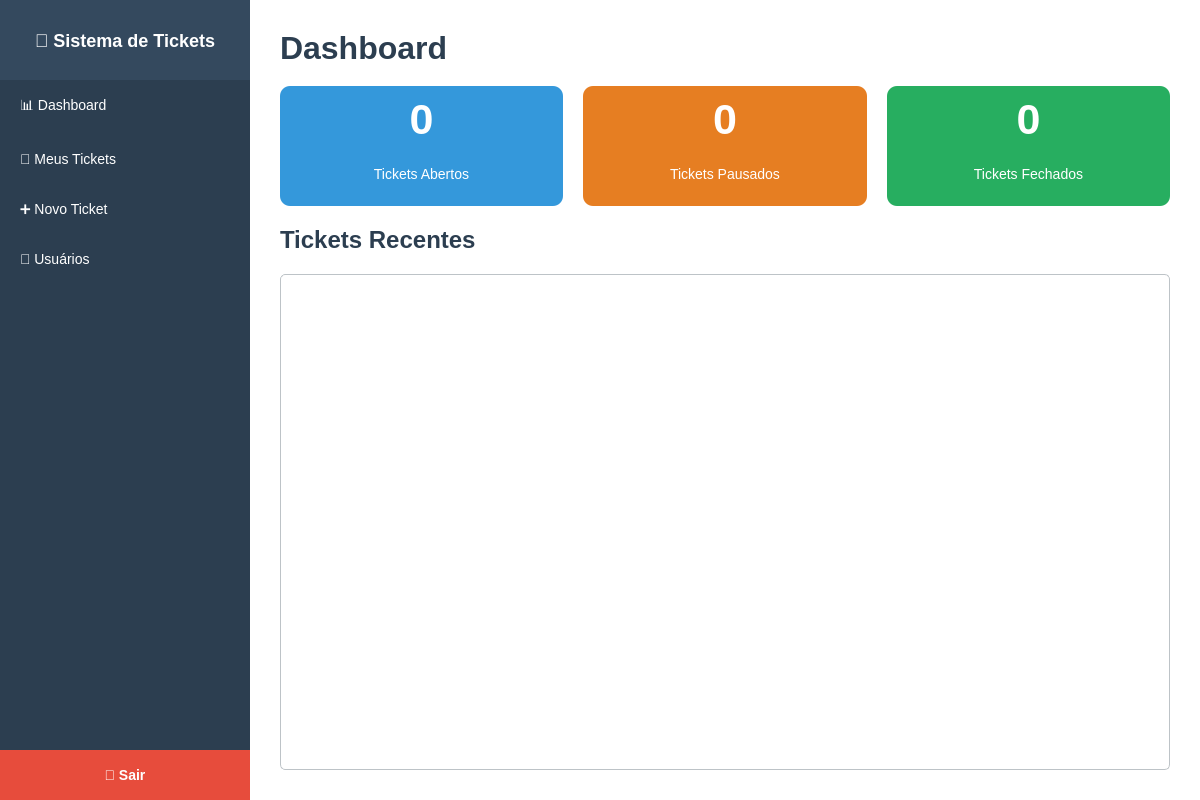
<?xml version="1.0" encoding="UTF-8"?>
<ui version="4.0">
 <class>MainTicketsWindow</class>
 <widget class="QMainWindow" name="MainTicketsWindow">
  <property name="geometry">
   <rect>
    <x>0</x>
    <y>0</y>
    <width>1200</width>
    <height>800</height>
   </rect>
  </property>
  <property name="windowTitle">
   <string>Sistema de Gestão de Tickets</string>
  </property>
  <property name="styleSheet">
   <string notr="true">background-color: #f8f9fa;</string>
  </property>
  <widget class="QWidget" name="centralwidget">
   <layout class="QHBoxLayout" name="horizontalLayout">
    <property name="spacing">
     <number>0</number>
    </property>
    <property name="leftMargin">
     <number>0</number>
    </property>
    <property name="topMargin">
     <number>0</number>
    </property>
    <property name="rightMargin">
     <number>0</number>
    </property>
    <property name="bottomMargin">
     <number>0</number>
    </property>
    <item>
     <widget class="QWidget" name="sidebar_widget">
      <property name="minimumSize">
       <size>
        <width>250</width>
        <height>0</height>
       </size>
      </property>
      <property name="maximumSize">
       <size>
        <width>250</width>
        <height>16777215</height>
       </size>
      </property>
      <property name="styleSheet">
       <string notr="true">background-color: #2c3e50;</string>
      </property>
      <layout class="QVBoxLayout" name="verticalLayout">
       <property name="spacing">
        <number>0</number>
       </property>
       <property name="leftMargin">
        <number>0</number>
       </property>
       <property name="topMargin">
        <number>0</number>
       </property>
       <property name="rightMargin">
        <number>0</number>
       </property>
       <property name="bottomMargin">
        <number>0</number>
       </property>
       <item>
        <widget class="QLabel" name="logo_label">
         <property name="minimumSize">
          <size>
           <width>0</width>
           <height>80</height>
          </size>
         </property>
         <property name="styleSheet">
          <string notr="true">background-color: #34495e; color: white; font-size: 18px; font-weight: bold;</string>
         </property>
         <property name="text">
          <string>🎫 Sistema de Tickets</string>
         </property>
         <property name="alignment">
          <set>Qt::AlignCenter</set>
         </property>
        </widget>
       </item>
       <item>
        <widget class="QPushButton" name="dashboard_btn">
         <property name="minimumSize">
          <size>
           <width>0</width>
           <height>50</height>
          </size>
         </property>
         <property name="styleSheet">
          <string notr="true">QPushButton {
    background-color: transparent;
    color: white;
    border: none;
    text-align: left;
    padding: 15px 20px;
    font-size: 14px;
}
QPushButton:hover {
    background-color: #34495e;
}
QPushButton:checked {
    background-color: #3498db;
}</string>
         </property>
         <property name="text">
          <string>📊 Dashboard</string>
         </property>
         <property name="checkable">
          <bool>true</bool>
         </property>
        </widget>
       </item>
       <item>
        <widget class="QPushButton" name="tickets_btn">
         <property name="minimumSize">
          <size>
           <width>0</width>
           <height>50</height>
          </size>
         </property>
         <property name="styleSheet">
          <string notr="true">QPushButton {
    background-color: transparent;
    color: white;
    border: none;
    text-align: left;
    padding: 15px 20px;
    font-size: 14px;
}
QPushButton:hover {
    background-color: #34495e;
}
QPushButton:checked {
    background-color: #3498db;
}</string>
         </property>
         <property name="text">
          <string>🎫 Meus Tickets</string>
         </property>
         <property name="checkable">
          <bool>true</bool>
         </property>
        </widget>
       </item>
       <item>
        <widget class="QPushButton" name="new_ticket_btn">
         <property name="minimumSize">
          <size>
           <width>0</width>
           <height>50</height>
          </size>
         </property>
         <property name="styleSheet">
          <string notr="true">QPushButton {
    background-color: transparent;
    color: white;
    border: none;
    text-align: left;
    padding: 15px 20px;
    font-size: 14px;
}
QPushButton:hover {
    background-color: #34495e;
}
QPushButton:checked {
    background-color: #3498db;
}</string>
         </property>
         <property name="text">
          <string>➕ Novo Ticket</string>
         </property>
         <property name="checkable">
          <bool>true</bool>
         </property>
        </widget>
       </item>
       <item>
        <widget class="QPushButton" name="users_btn">
         <property name="minimumSize">
          <size>
           <width>0</width>
           <height>50</height>
          </size>
         </property>
         <property name="styleSheet">
          <string notr="true">QPushButton {
    background-color: transparent;
    color: white;
    border: none;
    text-align: left;
    padding: 15px 20px;
    font-size: 14px;
}
QPushButton:hover {
    background-color: #34495e;
}
QPushButton:checked {
    background-color: #3498db;
}</string>
         </property>
         <property name="text">
          <string>👥 Usuários</string>
         </property>
         <property name="checkable">
          <bool>true</bool>
         </property>
        </widget>
       </item>
       <item>
        <spacer name="verticalSpacer">
         <property name="orientation">
          <enum>Qt::Vertical</enum>
         </property>
         <property name="sizeHint" stdSet="0">
          <size>
           <width>20</width>
           <height>40</height>
          </size>
         </property>
        </spacer>
       </item>
       <item>
        <widget class="QPushButton" name="logout_btn">
         <property name="minimumSize">
          <size>
           <width>0</width>
           <height>50</height>
          </size>
         </property>
         <property name="styleSheet">
          <string notr="true">QPushButton {
    background-color: #e74c3c;
    color: white;
    border: none;
    text-align: center;
    padding: 15px 20px;
    font-size: 14px;
    font-weight: bold;
}
QPushButton:hover {
    background-color: #c0392b;
}</string>
         </property>
         <property name="text">
          <string>🚪 Sair</string>
         </property>
        </widget>
       </item>
      </layout>
     </widget>
    </item>
    <item>
     <widget class="QStackedWidget" name="stackedWidget">
      <property name="styleSheet">
       <string notr="true">background-color: white;</string>
      </property>
      <widget class="QWidget" name="dashboard_page">
       <layout class="QVBoxLayout" name="verticalLayout_2">
        <property name="spacing">
         <number>20</number>
        </property>
        <property name="leftMargin">
         <number>30</number>
        </property>
        <property name="topMargin">
         <number>30</number>
        </property>
        <property name="rightMargin">
         <number>30</number>
        </property>
        <property name="bottomMargin">
         <number>30</number>
        </property>
        <item>
         <widget class="QLabel" name="dashboard_title">
          <property name="text">
           <string>Dashboard</string>
          </property>
          <property name="font">
           <font>
            <pointsize>24</pointsize>
            <weight>75</weight>
            <bold>true</bold>
           </font>
          </property>
          <property name="styleSheet">
           <string notr="true">color: #2c3e50;</string>
          </property>
         </widget>
        </item>
        <item>
         <layout class="QHBoxLayout" name="horizontalLayout_2">
          <item>
           <widget class="QFrame" name="stats_frame_1">
            <property name="minimumSize">
             <size>
              <width>200</width>
              <height>120</height>
             </size>
            </property>
            <property name="styleSheet">
             <string notr="true">background-color: #3498db; border-radius: 10px; color: white;</string>
            </property>
            <property name="frameShape">
             <enum>QFrame::StyledPanel</enum>
            </property>
            <property name="frameShadow">
             <enum>QFrame::Raised</enum>
            </property>
            <layout class="QVBoxLayout" name="verticalLayout_3">
             <item>
              <widget class="QLabel" name="tickets_abertos_label">
               <property name="text">
                <string>0</string>
               </property>
               <property name="font">
                <font>
                 <pointsize>32</pointsize>
                 <weight>75</weight>
                 <bold>true</bold>
                </font>
               </property>
               <property name="styleSheet">
                <string notr="true">color: white;</string>
               </property>
               <property name="alignment">
                <set>Qt::AlignCenter</set>
               </property>
              </widget>
             </item>
             <item>
              <widget class="QLabel" name="tickets_abertos_text">
               <property name="text">
                <string>Tickets Abertos</string>
               </property>
               <property name="styleSheet">
                <string notr="true">color: white; font-size: 14px;</string>
               </property>
               <property name="alignment">
                <set>Qt::AlignCenter</set>
               </property>
              </widget>
             </item>
            </layout>
           </widget>
          </item>
          <item>
           <widget class="QFrame" name="stats_frame_2">
            <property name="minimumSize">
             <size>
              <width>200</width>
              <height>120</height>
             </size>
            </property>
            <property name="styleSheet">
             <string notr="true">background-color: #e67e22; border-radius: 10px; color: white;</string>
            </property>
            <property name="frameShape">
             <enum>QFrame::StyledPanel</enum>
            </property>
            <property name="frameShadow">
             <enum>QFrame::Raised</enum>
            </property>
            <layout class="QVBoxLayout" name="verticalLayout_4">
             <item>
              <widget class="QLabel" name="tickets_pausados_label">
               <property name="text">
                <string>0</string>
               </property>
               <property name="font">
                <font>
                 <pointsize>32</pointsize>
                 <weight>75</weight>
                 <bold>true</bold>
                </font>
               </property>
               <property name="styleSheet">
                <string notr="true">color: white;</string>
               </property>
               <property name="alignment">
                <set>Qt::AlignCenter</set>
               </property>
              </widget>
             </item>
             <item>
              <widget class="QLabel" name="tickets_pausados_text">
               <property name="text">
                <string>Tickets Pausados</string>
               </property>
               <property name="styleSheet">
                <string notr="true">color: white; font-size: 14px;</string>
               </property>
               <property name="alignment">
                <set>Qt::AlignCenter</set>
               </property>
              </widget>
             </item>
            </layout>
           </widget>
          </item>
          <item>
           <widget class="QFrame" name="stats_frame_3">
            <property name="minimumSize">
             <size>
              <width>200</width>
              <height>120</height>
             </size>
            </property>
            <property name="styleSheet">
             <string notr="true">background-color: #27ae60; border-radius: 10px; color: white;</string>
            </property>
            <property name="frameShape">
             <enum>QFrame::StyledPanel</enum>
            </property>
            <property name="frameShadow">
             <enum>QFrame::Raised</enum>
            </property>
            <layout class="QVBoxLayout" name="verticalLayout_5">
             <item>
              <widget class="QLabel" name="tickets_fechados_label">
               <property name="text">
                <string>0</string>
               </property>
               <property name="font">
                <font>
                 <pointsize>32</pointsize>
                 <weight>75</weight>
                 <bold>true</bold>
                </font>
               </property>
               <property name="styleSheet">
                <string notr="true">color: white;</string>
               </property>
               <property name="alignment">
                <set>Qt::AlignCenter</set>
               </property>
              </widget>
             </item>
             <item>
              <widget class="QLabel" name="tickets_fechados_text">
               <property name="text">
                <string>Tickets Fechados</string>
               </property>
               <property name="styleSheet">
                <string notr="true">color: white; font-size: 14px;</string>
               </property>
               <property name="alignment">
                <set>Qt::AlignCenter</set>
               </property>
              </widget>
             </item>
            </layout>
           </widget>
          </item>
         </layout>
        </item>
        <item>
         <widget class="QLabel" name="recent_tickets_label">
          <property name="text">
           <string>Tickets Recentes</string>
          </property>
          <property name="font">
           <font>
            <pointsize>18</pointsize>
            <weight>75</weight>
            <bold>true</bold>
           </font>
          </property>
          <property name="styleSheet">
           <string notr="true">color: #2c3e50;</string>
          </property>
         </widget>
        </item>
        <item>
         <widget class="QTableWidget" name="recent_tickets_table">
          <property name="styleSheet">
           <string notr="true">QTableWidget {
    border: 1px solid #bdc3c7;
    border-radius: 5px;
    background-color: white;
}
QTableWidget::item {
    padding: 8px;
}
QHeaderView::section {
    background-color: #ecf0f1;
    padding: 8px;
    border: none;
    border-right: 1px solid #bdc3c7;
    border-bottom: 1px solid #bdc3c7;
}</string>
          </property>
         </widget>
        </item>
       </layout>
      </widget>
      <widget class="QWidget" name="tickets_page">
       <layout class="QVBoxLayout" name="verticalLayout_6">
        <property name="spacing">
         <number>20</number>
        </property>
        <property name="leftMargin">
         <number>30</number>
        </property>
        <property name="topMargin">
         <number>30</number>
        </property>
        <property name="rightMargin">
         <number>30</number>
        </property>
        <property name="bottomMargin">
         <number>30</number>
        </property>
        <item>
         <layout class="QHBoxLayout" name="horizontalLayout_3">
          <item>
           <widget class="QLabel" name="tickets_title">
            <property name="text">
             <string>Meus Tickets</string>
            </property>
            <property name="font">
             <font>
              <pointsize>24</pointsize>
              <weight>75</weight>
              <bold>true</bold>
             </font>
            </property>
            <property name="styleSheet">
             <string notr="true">color: #2c3e50;</string>
            </property>
           </widget>
          </item>
          <item>
           <widget class="QComboBox" name="status_filter">
            <property name="minimumSize">
             <size>
              <width>150</width>
              <height>35</height>
             </size>
            </property>
            <property name="styleSheet">
             <string notr="true">QComboBox {
    border: 2px solid #bdc3c7;
    border-radius: 5px;
    padding: 5px;
    font-size: 14px;
}</string>
            </property>
           </widget>
          </item>
          <item>
           <spacer name="horizontalSpacer">
            <property name="orientation">
             <enum>Qt::Horizontal</enum>
            </property>
            <property name="sizeHint" stdSet="0">
             <size>
              <width>40</width>
              <height>20</height>
             </size>
            </property>
           </spacer>
          </item>
         </layout>
        </item>
        <item>
         <widget class="QTableWidget" name="tickets_table">
          <property name="styleSheet">
           <string notr="true">QTableWidget {
    border: 1px solid #bdc3c7;
    border-radius: 5px;
    background-color: white;
}
QTableWidget::item {
    padding: 8px;
}
QHeaderView::section {
    background-color: #ecf0f1;
    padding: 8px;
    border: none;
    border-right: 1px solid #bdc3c7;
    border-bottom: 1px solid #bdc3c7;
}</string>
          </property>
         </widget>
        </item>
       </layout>
      </widget>
      <widget class="QWidget" name="new_ticket_page">
       <layout class="QVBoxLayout" name="verticalLayout_7">
        <property name="spacing">
         <number>20</number>
        </property>
        <property name="leftMargin">
         <number>30</number>
        </property>
        <property name="topMargin">
         <number>30</number>
        </property>
        <property name="rightMargin">
         <number>30</number>
        </property>
        <property name="bottomMargin">
         <number>30</number>
        </property>
        <item>
         <widget class="QLabel" name="new_ticket_title">
          <property name="text">
           <string>Novo Ticket</string>
          </property>
          <property name="font">
           <font>
            <pointsize>24</pointsize>
            <weight>75</weight>
            <bold>true</bold>
           </font>
          </property>
          <property name="styleSheet">
           <string notr="true">color: #2c3e50;</string>
          </property>
         </widget>
        </item>
        <item>
         <widget class="QFrame" name="ticket_form_frame">
          <property name="styleSheet">
           <string notr="true">background-color: white; border: 1px solid #bdc3c7; border-radius: 10px;</string>
          </property>
          <property name="frameShape">
           <enum>QFrame::StyledPanel</enum>
          </property>
          <property name="frameShadow">
           <enum>QFrame::Raised</enum>
          </property>
          <layout class="QVBoxLayout" name="verticalLayout_8">
           <property name="spacing">
            <number>20</number>
           </property>
           <property name="leftMargin">
            <number>30</number>
           </property>
           <property name="topMargin">
            <number>30</number>
           </property>
           <property name="rightMargin">
            <number>30</number>
           </property>
           <property name="bottomMargin">
            <number>30</number>
           </property>
           <item>
            <widget class="QLabel" name="titulo_label">
             <property name="text">
              <string>Título:</string>
             </property>
             <property name="styleSheet">
              <string notr="true">color: #34495e; font-weight: bold; font-size: 14px;</string>
             </property>
            </widget>
           </item>
           <item>
            <widget class="QLineEdit" name="titulo_input">
             <property name="minimumSize">
              <size>
               <width>0</width>
               <height>40</height>
              </size>
             </property>
             <property name="styleSheet">
              <string notr="true">QLineEdit {
    border: 2px solid #bdc3c7;
    border-radius: 5px;
    padding: 8px;
    font-size: 14px;
}
QLineEdit:focus {
    border-color: #3498db;
}</string>
             </property>
             <property name="placeholderText">
              <string>Digite o título do ticket</string>
             </property>
            </widget>
           </item>
           <item>
            <widget class="QLabel" name="descricao_label">
             <property name="text">
              <string>Descrição:</string>
             </property>
             <property name="styleSheet">
              <string notr="true">color: #34495e; font-weight: bold; font-size: 14px;</string>
             </property>
            </widget>
           </item>
           <item>
            <widget class="QTextEdit" name="descricao_input">
             <property name="minimumSize">
              <size>
               <width>0</width>
               <height>120</height>
              </size>
             </property>
             <property name="styleSheet">
              <string notr="true">QTextEdit {
    border: 2px solid #bdc3c7;
    border-radius: 5px;
    padding: 8px;
    font-size: 14px;
}
QTextEdit:focus {
    border-color: #3498db;
}</string>
             </property>
             <property name="placeholderText">
              <string>Descreva detalhadamente o problema ou solicitação</string>
             </property>
            </widget>
           </item>
           <item>
            <layout class="QHBoxLayout" name="horizontalLayout_4">
             <item>
              <spacer name="horizontalSpacer_2">
               <property name="orientation">
                <enum>Qt::Horizontal</enum>
               </property>
               <property name="sizeHint" stdSet="0">
                <size>
                 <width>40</width>
                 <height>20</height>
                </size>
               </property>
              </spacer>
             </item>
             <item>
              <widget class="QPushButton" name="cancelar_btn">
               <property name="minimumSize">
                <size>
                 <width>120</width>
                 <height>40</height>
                </size>
               </property>
               <property name="styleSheet">
                <string notr="true">QPushButton {
    background-color: #95a5a6;
    color: white;
    border: none;
    border-radius: 5px;
    font-size: 14px;
    font-weight: bold;
}
QPushButton:hover {
    background-color: #7f8c8d;
}</string>
               </property>
               <property name="text">
                <string>Cancelar</string>
               </property>
              </widget>
             </item>
             <item>
              <widget class="QPushButton" name="criar_ticket_btn">
               <property name="minimumSize">
                <size>
                 <width>120</width>
                 <height>40</height>
                </size>
               </property>
               <property name="styleSheet">
                <string notr="true">QPushButton {
    background-color: #3498db;
    color: white;
    border: none;
    border-radius: 5px;
    font-size: 14px;
    font-weight: bold;
}
QPushButton:hover {
    background-color: #2980b9;
}</string>
               </property>
               <property name="text">
                <string>Criar Ticket</string>
               </property>
              </widget>
             </item>
            </layout>
           </item>
          </layout>
         </widget>
        </item>
       </layout>
      </widget>
      <widget class="QWidget" name="users_page">
       <layout class="QVBoxLayout" name="verticalLayout_9">
        <property name="spacing">
         <number>20</number>
        </property>
        <property name="leftMargin">
         <number>30</number>
        </property>
        <property name="topMargin">
         <number>30</number>
        </property>
        <property name="rightMargin">
         <number>30</number>
        </property>
        <property name="bottomMargin">
         <number>30</number>
        </property>
        <item>
         <layout class="QHBoxLayout" name="horizontalLayout_5">
          <item>
           <widget class="QLabel" name="users_title">
            <property name="text">
             <string>Gerenciar Usuários</string>
            </property>
            <property name="font">
             <font>
              <pointsize>24</pointsize>
              <weight>75</weight>
              <bold>true</bold>
             </font>
            </property>
            <property name="styleSheet">
             <string notr="true">color: #2c3e50;</string>
            </property>
           </widget>
          </item>
          <item>
           <spacer name="horizontalSpacer_3">
            <property name="orientation">
             <enum>Qt::Horizontal</enum>
            </property>
            <property name="sizeHint" stdSet="0">
             <size>
              <width>40</width>
              <height>20</height>
             </size>
            </property>
           </spacer>
          </item>
          <item>
           <widget class="QPushButton" name="add_user_btn">
            <property name="minimumSize">
             <size>
              <width>120</width>
              <height>40</height>
             </size>
            </property>
            <property name="styleSheet">
             <string notr="true">QPushButton {
    background-color: #27ae60;
    color: white;
    border: none;
    border-radius: 5px;
    font-size: 14px;
    font-weight: bold;
}
QPushButton:hover {
    background-color: #229954;
}</string>
            </property>
            <property name="text">
             <string>+ Adicionar Usuário</string>
            </property>
           </widget>
          </item>
         </layout>
        </item>
        <item>
         <widget class="QTableWidget" name="users_table">
          <property name="styleSheet">
           <string notr="true">QTableWidget {
    border: 1px solid #bdc3c7;
    border-radius: 5px;
    background-color: white;
}
QTableWidget::item {
    padding: 8px;
}
QHeaderView::section {
    background-color: #ecf0f1;
    padding: 8px;
    border: none;
    border-right: 1px solid #bdc3c7;
    border-bottom: 1px solid #bdc3c7;
}</string>
          </property>
         </widget>
        </item>
       </layout>
      </widget>
     </widget>
    </item>
   </layout>
  </widget>
 </widget>
 <resources/>
 <connections/>
</ui>
